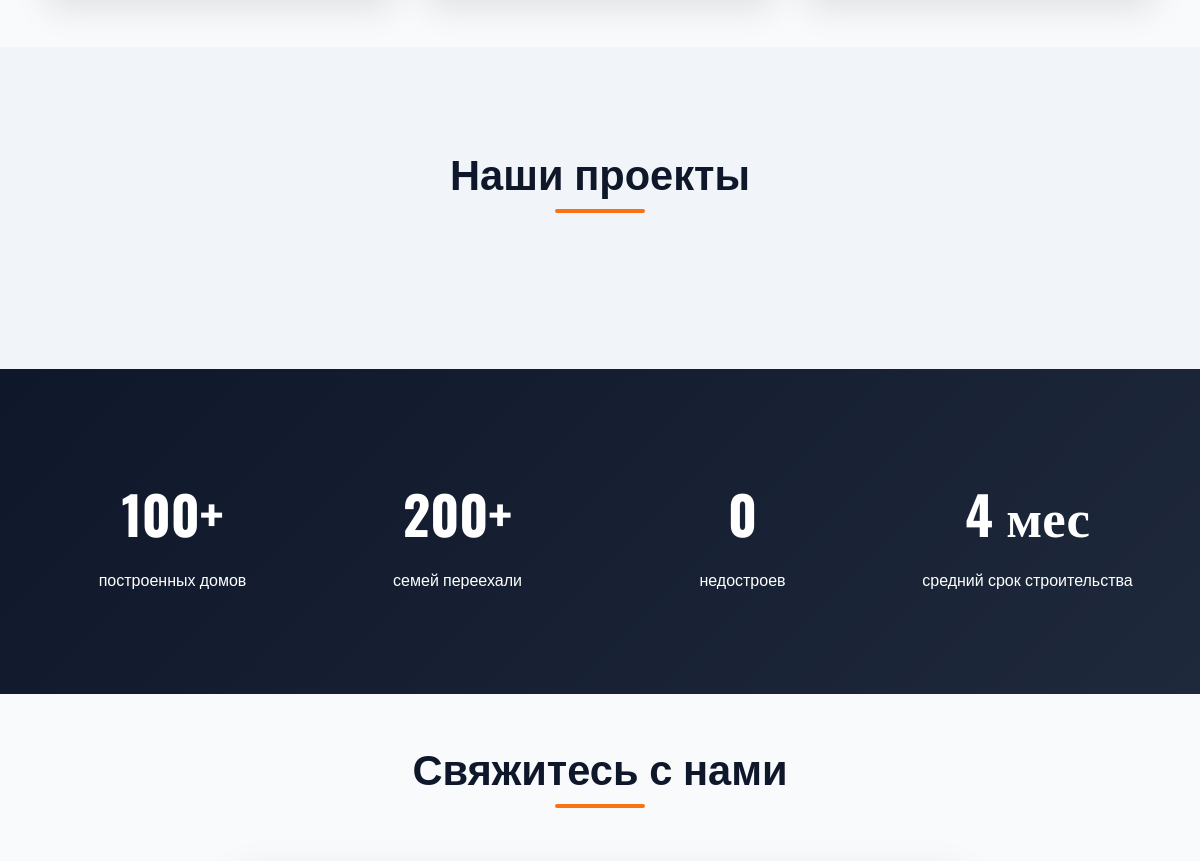
Before: / (middle part) with the older database file.
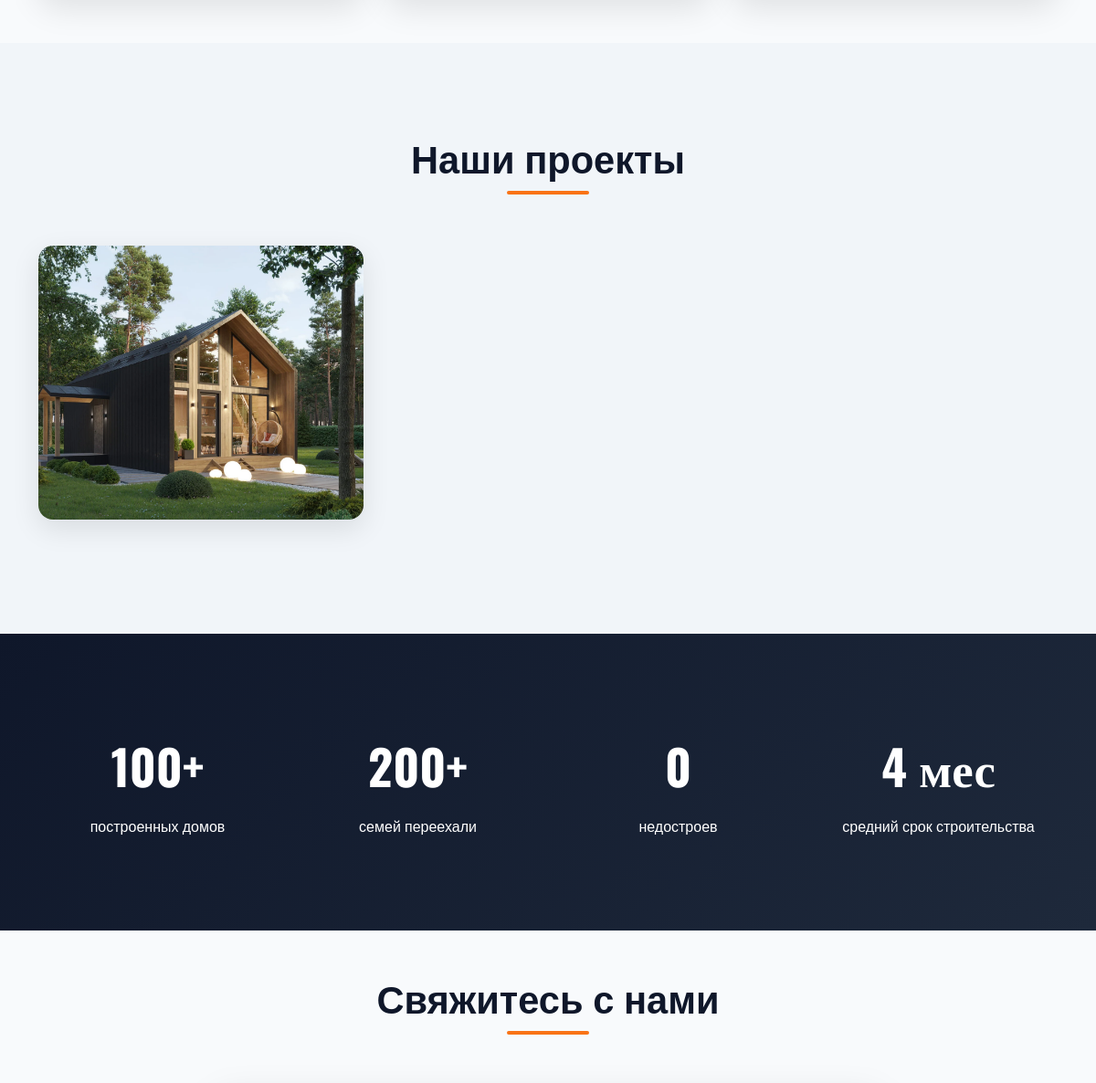
After: the same page with the newer database file.
### app/models.py (models this page shows, shortened)
class Project(db.Model):
    __tablename__ = "projects"
    id = db.Column(db.Integer, primary_key=True)
    title = db.Column(db.String(100), unique=True, nullable=False)
    slug = db.Column(db.String(100), unique=True, nullable=False)
    description = db.Column(db.Text)
    square = db.Column(db.Integer, nullable=False)
    size = db.Column(db.String(15), nullable=False)
    price_base = db.Column(db.Integer, nullable=False)
    price_with_communications = db.Column(db.Integer)
    price_ready = db.Column(db.Integer)
    mortgage_price_per_month = db.Column(db.Integer)
    images_directory_path = db.Column(db.String(300), nullable=False)
    images = db.relationship(
        "ProjectImages",
        back_populates="project",
        cascade="all, delete-orphan",
        lazy="dynamic"
    )

class ProjectImages(db.Model):
    __tablename__ = "project_images"
    id = db.Column(db.Integer, primary_key=True)
    filename = db.Column(db.String(100), nullable=False)
    project_id = db.Column(
        db.Integer,
        db.ForeignKey(Project.id, ondelete="CASCADE"),
        nullable=False,
    )
    project = db.relationship("Project", back_populates="images")
    @property
    def url(self):
        return os.path.join('uploads', self.project.slug, self.filename)

### app/routes.py (the view)
@main_bp.route('/')
def index():
    projects = Project.query.all()
    return render_template('index.html', projects=projects)

### app/templates/index.html (shortened to what this page needs)
<!DOCTYPE html>
<html lang="ru">
<head>
    <link href="https://cdn.jsdelivr.net/npm/bootstrap@5.3.2/dist/css/bootstrap.min.css" rel="stylesheet" />
    <link href="https://cdn.jsdelivr.net/npm/bootstrap-icons@1.11.1/font/bootstrap-icons.css" rel="stylesheet" />
    <link href="https://unpkg.com/aos@2.3.1/dist/aos.css" rel="stylesheet" />
</head>
<body>
    <section id="features" class="py-5">
    </section>
    <section id="gallery" class="gallery-section">
        <div class="container">
            <h2 class="section-title" data-aos="fade-up">Наши проекты</h2>
            <div class="row">
                {% for project in projects %}
                <div class="col-md-6 col-lg-4" data-aos="fade-up" data-aos-delay="100">
                    <a href="{{ url_for('main.details', id=project.id) }}">
                       <div class="gallery-item">
                        <img src="{{ url_for('static', filename=project.images.first().url) }}" alt="Современный дом">
                    </div>
                    </a>
                </div>
                {% endfor %}
            </div>
        </div>
    </section>
    <section id="stats" class="stats-section text-center">
        <div class="container">
            <div class="row g-4">
                <div class="col-6 col-md-3" data-aos="fade-up" data-aos-delay="100">
                    <div class="stat-item">
                        <div class="stat-number">100+</div>
                        <div>построенных домов</div>
                    </div>
                </div>
                <div class="col-6 col-md-3" data-aos="fade-up" data-aos-delay="200">
                    <div class="stat-item">
                        <div class="stat-number">200+</div>
                        <div>семей переехали</div>
                    </div>
                </div>
                <div class="col-6 col-md-3" data-aos="fade-up" data-aos-delay="300">
                    <div class="stat-item">
                        <div class="stat-number">0</div>
                        <div>недостроев</div>
                    </div>
                </div>
                <div class="col-6 col-md-3" data-aos="fade-up" data-aos-delay="400">
                    <div class="stat-item">
                        <div class="stat-number">4 мес</div>
                        <div>средний срок строительства</div>
                    </div>
                </div>
            </div>
        </div>
    </section>
    <section id="contact" class="py-5">
        <div class="container">
            <h2 class="section-title" data-aos="fade-up">Свяжитесь с нами</h2>
        </div>
    </section>
</body>
</html>

Changed rows visible on the page:
added Project: slug.filename (picture)
